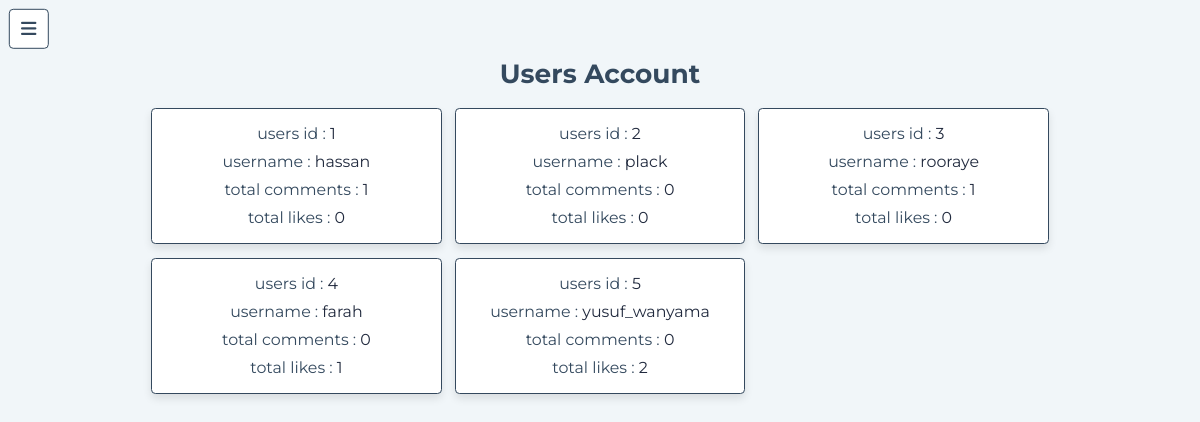
/admin/users_accounts.php (signed in), run on the app's committed database.
### tables this page shows
CREATE TABLE `users` (
  `id` int(100) NOT NULL,
  `name` varchar(20) NOT NULL,
  `email` varchar(50) NOT NULL,
  `password` varchar(50) NOT NULL
);

### admin/users_accounts.php (the view, shortened to what this page needs)
<?php
include '../components/connect.php';
?>
<!DOCTYPE html>
<html lang="en">
<head>
   <link rel="stylesheet" href="https://cdnjs.cloudflare.com/ajax/libs/font-awesome/6.1.1/css/all.min.css">
   <link rel="stylesheet" href="../css/admin_style.css">
</head>
<body>
<?php include '../components/admin_header.php' ?>
<section class="accounts">
   <h1 class="heading">users account</h1>
   <div class="box-container">
   <?php
      $select_account = $conn->prepare("SELECT * FROM `users`");
      $select_account->execute();
      if($select_account->rowCount() > 0){
         while($fetch_accounts = $select_account->fetch(PDO::FETCH_ASSOC)){
            $user_id = $fetch_accounts['id'];
            $count_user_comments = $conn->prepare("SELECT * FROM `comments` WHERE user_id = ?");
            $count_user_comments->execute([$user_id]);
            $total_user_comments = $count_user_comments->rowCount();
            $count_user_likes = $conn->prepare("SELECT * FROM `likes` WHERE user_id = ?");
            $count_user_likes->execute([$user_id]);
            $total_user_likes = $count_user_likes->rowCount();
   ?>
   <div class="box">
      <p> users id : <span><?= $user_id; ?></span> </p>
      <p> username : <span><?= $fetch_accounts['name']; ?></span> </p>
      <p> total comments : <span><?= $total_user_comments; ?></span> </p>
      <p> total likes : <span><?= $total_user_likes; ?></span> </p>
   </div>
   <?php
      }
   }else{
      echo '<p class="empty">no accounts available</p>';
   }
   ?>
   </div>
</section>
</body>
</html>

### css/admin_style.css (style rules this page uses)
:root { --main-color:#212A3E; --red:#e74c3c; --orange:#f39c12; --black:#34495e; --white:#fff; --light-bg:#F1F6F9; --light-color:#999; --border:.2rem solid var(--black); --box-shadow:0 .5rem 1rem rgba(0,0,0,.1); }
* { font-family: 'Montserrat', sans-serif; margin:0; padding:0; box-sizing: border-box; text-decoration: none; outline: none; border:none; }
html { font-size: 62.5%; overflow-x: hidden; }
body { background-color: var(--light-bg); padding-left: 35rem; }
section { max-width: 1200px; margin:0 auto; padding:2rem; }
.heading { text-align: center; margin-bottom: 2rem; text-transform: capitalize; color:var(--black); font-size: 3rem; }
.accounts .box-container { display: grid; grid-template-columns: repeat(auto-fit, 33rem); gap:1.5rem; justify-content: center; align-items: flex-start; }
.accounts .box-container .box { background-color: var(--white); border-radius: .5rem; box-shadow: var(--box-shadow); border:var(--border); padding:1rem 2rem; text-align: center; }
.accounts .box-container .box p { margin: .5rem 0; font-size: 1.8rem; color:var(--black); line-height: 1.5; }
.accounts .box-container .box p span { color:var(--main-color); }
@media (max-width:1200px) { html { font-size: 55%; } }
@media (max-width:1200px) { body { padding-left: 0; } }

### data on the page
users: id "1", name "hassan", total_user_comments "1", total_user_likes "0"
users: id "2", name "plack", total_user_comments "0", total_user_likes "0"
users: id "3", name "rooraye", total_user_comments "1", total_user_likes "0"
users: id "4", name "farah", total_user_comments "0", total_user_likes "1"
users: id "5", name "yusuf_wanyama", total_user_comments "0", total_user_likes "2"
